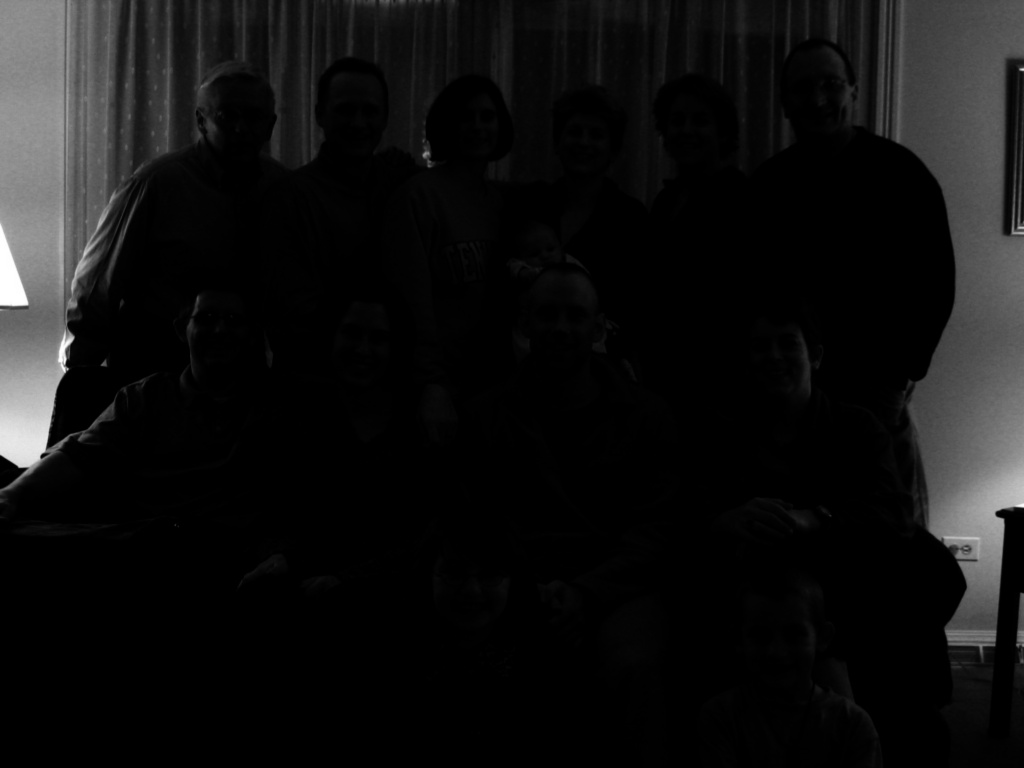
#> input picture 2- DIP Ex/DIP-Ex06/sample.jpg, 1024 x 768 px
$ jupyter execute Ans_Ex06.ipynb
#> lines starting #> are read from the running program, lines starting #| are printed output that depends on the picture
## Exercise 1

[cell 1]
import cv2
import matplotlib.pyplot as plt
import numpy as np

### question 1

[cell 2]
# yes the original image need to enhance because image is dark
org_img = cv2.imread('sample.jpg', cv2.IMREAD_GRAYSCALE)
#> org_img is the input picture: shape (768, 1024); min 0, max 255, mean 17.3
org_img_hist = cv2.calcHist([org_img], [0], None, [256], (0, 256))
#> org_img_hist = 256 values, max 415800 at index 0, min 3 at index 239, mean 3072
plt.figure(figsize=(4, 2), dpi=100)
plt.plot(org_img_hist)
plt.show()
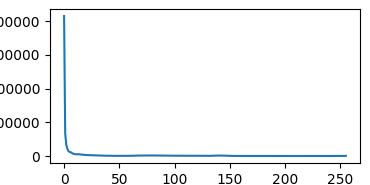
#> figure drawn by matplotlib, 1 panel; curve peaks at x = 0, y = 415800
# this plot showing us most pixel of image is dark and in range 0 to 5 (it's guess)

### question 2

[cell 3]
def show_img_plt(img, c_map ='gray'):
    plt.figure(dpi=100)
    plt.imshow(img, cmap=c_map)

def display_hist_plt(img, bins=256, range=(0, 256)):
    plt.figure(figsize=(4, 2), dpi=100)
    plt.hist(img.flat, bins=bins, range=range)
    plt.show()

#### Contrast Stretching method

[cell 4]
min_new = 50
max_new = 255

min_old = np.min(org_img)
#> min_old = 0
max_old = np.max(org_img)
#> max_old = 255

new_img = np.uint8( (((org_img-min_old)/(max_old-min_old))*205) + 50)
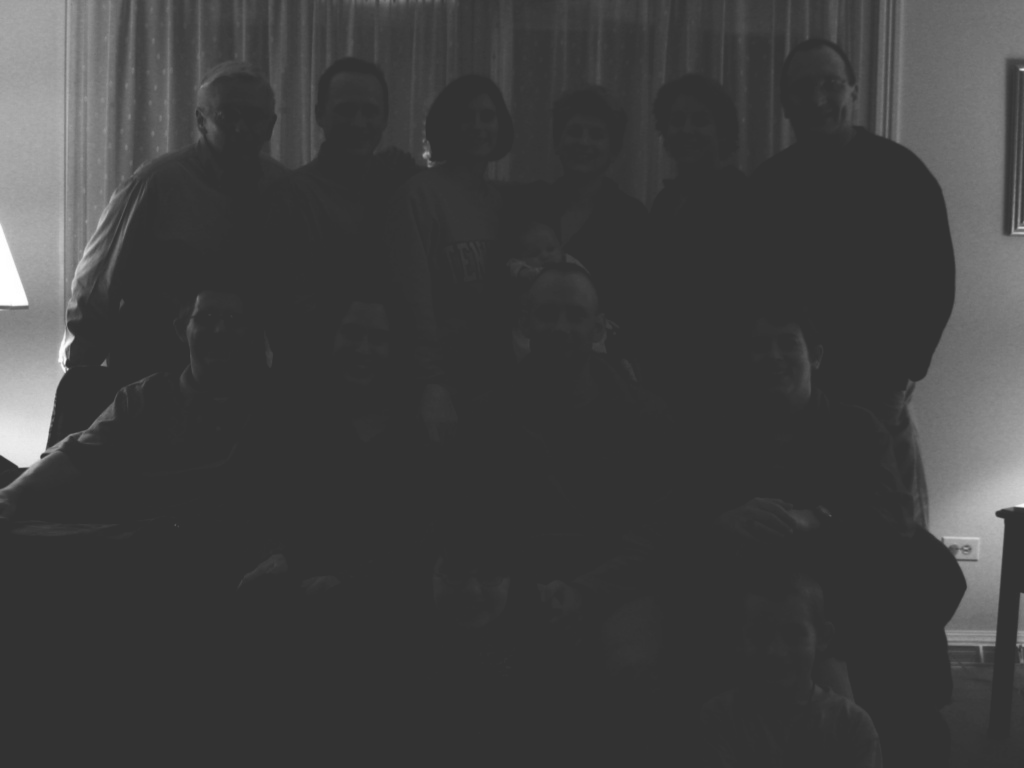
#> new_img: shape (768, 1024); min 50, max 255, mean 63.6
show_img_plt(new_img)

# Even using a minimum pixel intensity of 50 for the new image, the new image did not change
display_hist_plt(new_img)
#> in display_hist_plt, `plt.show()`:
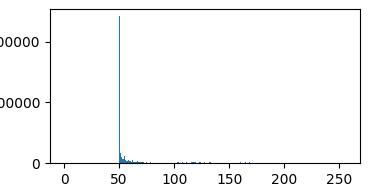
#> figure drawn by matplotlib, 1 panel; tallest bar 482942 high, from x = 50 to 51

#### Histogram Equalization method

[cell 5]
hist_equa_img = cv2.equalizeHist(org_img)
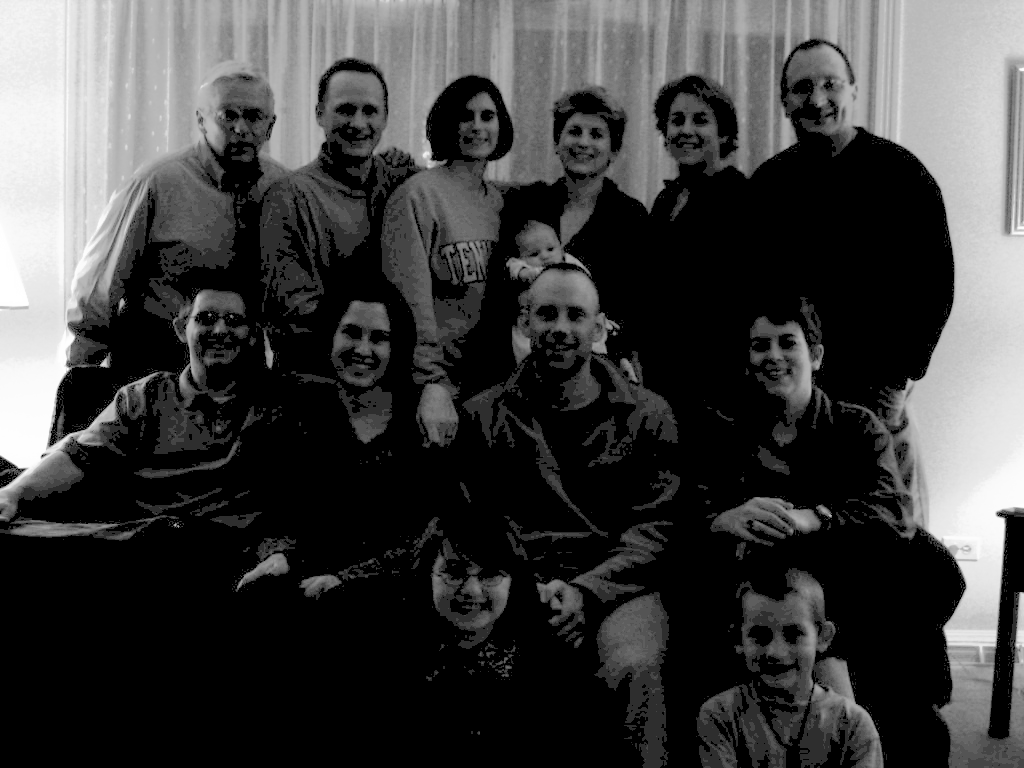
#> hist_equa_img: shape (768, 1024); min 0, max 255, mean 63.2
show_img_plt(hist_equa_img)

# use this method, The image has good contrast
display_hist_plt(hist_equa_img)
#> call 2 of display_hist_plt, with bins = 256, range = (0, 256)
#> in display_hist_plt (call 2), `plt.show()`:
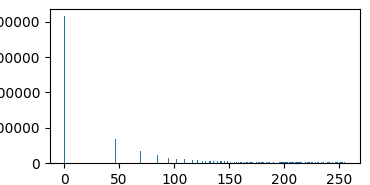
#> figure drawn by matplotlib, 1 panel; tallest bar 415800 high, from x = 0 to 1

#### Gamma method

[cell 6]
# as gamma 0.1
gamma = 0.1
gamma_img =np.uint8(((org_img/255)**gamma)*255)
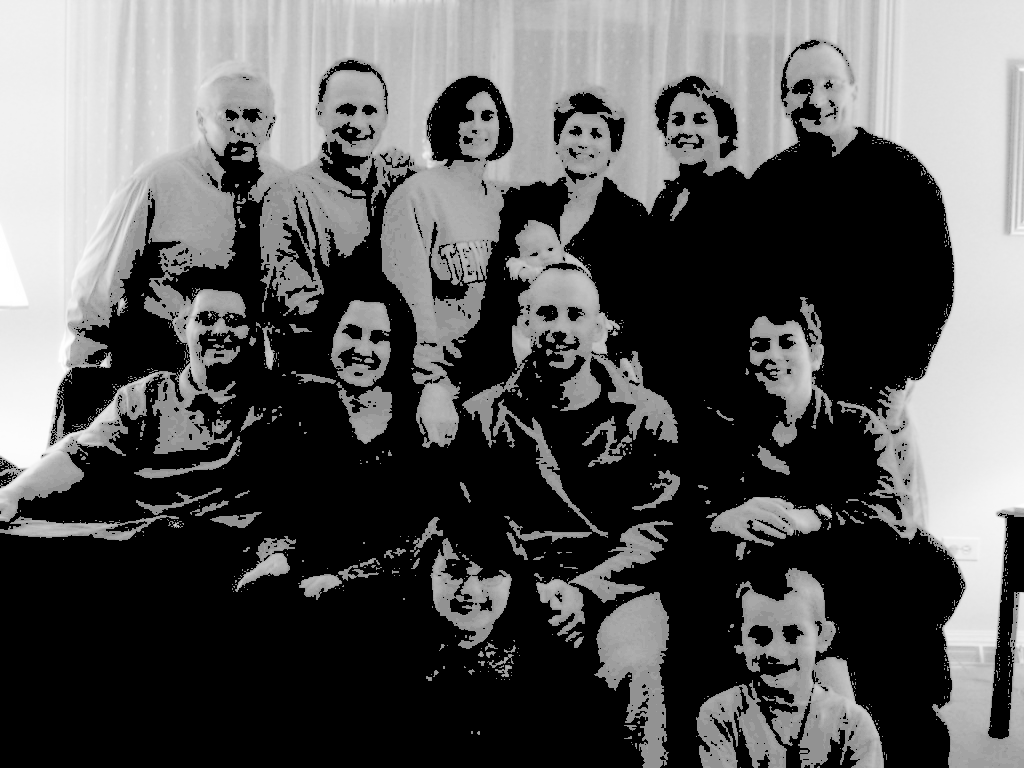
#> gamma_img: shape (768, 1024); min 0, max 255, mean 88.8
show_img_plt(gamma_img)

# use this method, image is better but we need increase gamma value to achieve better image. this image is very brighness
display_hist_plt(gamma_img)

### question 3

[cell 7]
# as gamma 0.2
gamma = 0.2
gamma_img =np.uint8(((org_img/255)**gamma)*255)
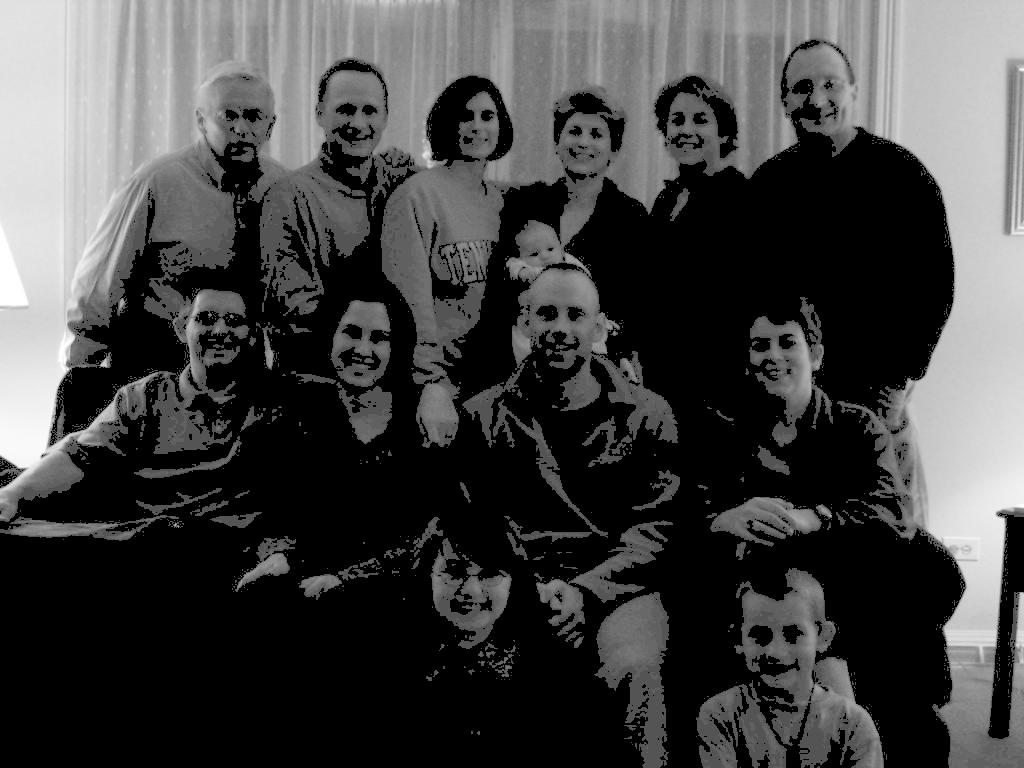
#> gamma_img: shape (768, 1024); min 0, max 255, mean 67.7
show_img_plt(gamma_img)

# use this method, image is better but we need increase gamma value to achieve better image. this image is very brighness
display_hist_plt(gamma_img)

[cell 8]
# as gamma 0.25
gamma = 0.25
gamma_img =np.uint8(((org_img/255)**gamma)*255)
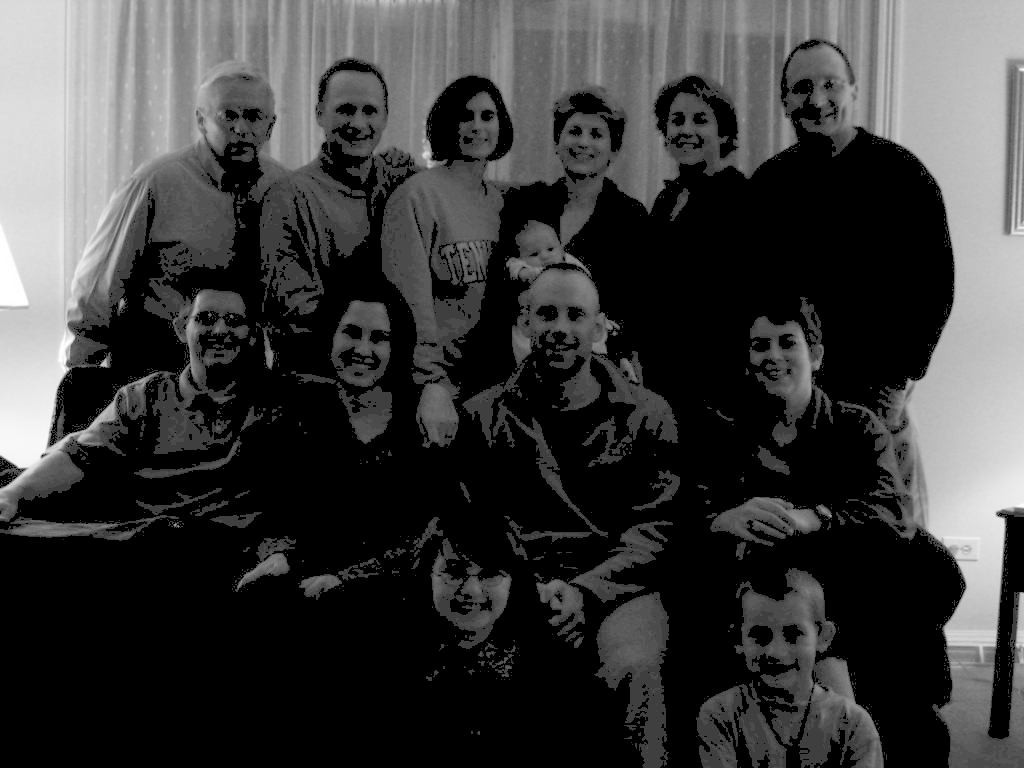
#> gamma_img: shape (768, 1024); min 0, max 255, mean 59.7
show_img_plt(gamma_img)

# use this method, image is better but we need increase gamma value to achieve better image. The image is good constrast with this gamma value
# but the image achieve with histogram method is better than all of this method for this image
display_hist_plt(gamma_img)
